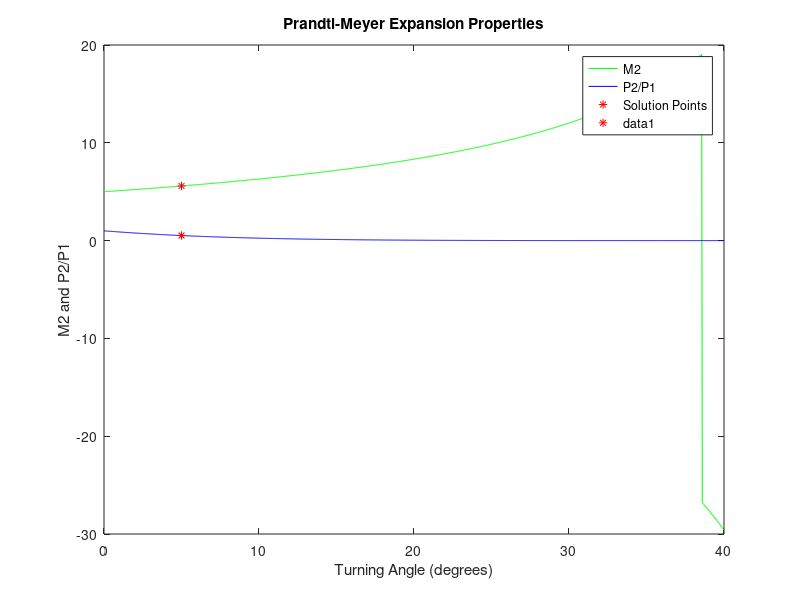

Write MATLAB code to recreate this figure.
% Logan Prust - Aer E 311 - Homework 2 - Problem 7

clear;

% get input parameters
M1=input('Upstream Mach Number: ');
P1=input('Upstream Pressure: ');
deltascalar=input('Turning Angle (degrees): ');

% set some initial parameters for the code
gamma=1.4;
Pt=P1*(1+(gamma-1)/2*M1^2)^(gamma/(gamma-1));
n=1000;
M2=linspace(1,10,n);
deltagrid=zeros(1,n);
theta1=asind(1/M1);
C=-theta1-sqrt((gamma+1)/(gamma-1))*atand(sqrt((gamma-1)/(gamma+1)*(M1^2-1)));

% find a value of delta for each value of M2
for i=1:n
    deltagrid(i)=C+asind(1/M2(i))+sqrt((gamma+1)/(gamma-1))*atand(sqrt((gamma-1)/(gamma+1)*(M2(i)^2-1)));
end

% use the grid of delta values to interpolate an inital value for M2
j=1;
while deltascalar>deltagrid(j)
    j=j+1;
end
M2initial=(deltascalar-deltagrid(j-1))/(deltagrid(j)-deltagrid(j-1))*(M2(j)-M2(j-1))+M2(j-1);

% use Newton's method to find M2 for each delta
epsilon=10^(-6);
deltanewton=linspace(0,40,n);
for k=1:n
    l=1; % initializes the iteration counter
    error=1; % sets some arbitrary initial value for the error
    M2scalar=M2initial; % sets M2 equal to its initial value
while error>=epsilon
    l=l+1; % increases the iteration counter
    f=sqrt(M2scalar^2-1)+sqrt((gamma+1)/(gamma-1))*tand(sqrt((gamma-1)/(gamma+1))*(asind(1/M2scalar)-deltanewton(k)+C));
    fprime=1/sqrt(M2scalar^2-1)*(M2scalar-1/M2scalar*(secd(sqrt((gamma-1)/(gamma+1))*(asind(1/M2scalar)-deltanewton(k)+C)))^2);
    M2scalar2=M2scalar-f/fprime; % evaluates M2(n+1)
    error=abs(M2scalar2-M2scalar); % evaluates the absolute error
    M2scalar=M2scalar2; % makes M2(n+1) the new M2(n)
end
    % calculate pressure ratio at each delta
    Pratio(k)=Pt/P1/(1+(gamma-1)/2*M2scalar^2)^(gamma/(gamma-1));
    M2vector(k)=M2scalar; % puts the M2 values found into vector form
end

% find the values of M2 and P2 at the specified point
error=1;
M2point=M2initial;
while error>=epsilon
    f=sqrt(M2point^2-1)+sqrt((gamma+1)/(gamma-1))*tand(sqrt((gamma-1)/(gamma+1))*(asind(1/M2point)-deltascalar+C));
    fprime=1/sqrt(M2point^2-1)*(M2point-1/M2point*(secd(sqrt((gamma-1)/(gamma+1))*(asind(1/M2point)-deltascalar+C)))^2);
    M2point2=M2point-f/fprime;
    error=abs(M2point2-M2point);
    M2point=M2point2;
end
Ppoint=Pt/P1/(1+(gamma-1)/2*M2point^2)^(gamma/(gamma-1));
P2=Ppoint*P1;

% prints output parameters
fprintf('\n %20s %.15f %s \n','M2 =',M2point,'');
fprintf('%20s %.15f %s \n','P2 =',P2,'Pa');

% construct plots
plot(deltanewton,M2vector,'g');
hold on;
plot(deltanewton,Pratio,'b');
plot(deltascalar,M2point,'r*');
legend('M2','P2/P1','Solution Points');
plot(deltascalar,Ppoint,'r*');
title('Prandtl-Meyer Expansion Properties');
xlabel('Turning Angle (degrees)');
ylabel('M2 and P2/P1');
